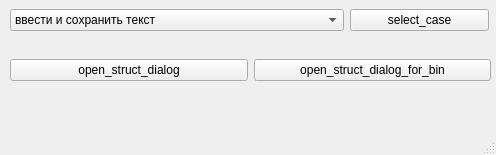
<?xml version="1.0" encoding="UTF-8"?>
<ui version="4.0">
 <class>MainWindow</class>
 <widget class="QMainWindow" name="MainWindow">
  <property name="geometry">
   <rect>
    <x>0</x>
    <y>0</y>
    <width>496</width>
    <height>155</height>
   </rect>
  </property>
  <property name="windowTitle">
   <string>MainWindow</string>
  </property>
  <widget class="QWidget" name="centralwidget">
   <widget class="QWidget" name="horizontalLayoutWidget">
    <property name="geometry">
     <rect>
      <x>10</x>
      <y>0</y>
      <width>479</width>
      <height>41</height>
     </rect>
    </property>
    <layout class="QHBoxLayout" name="horizontalLayout">
     <item>
      <widget class="QComboBox" name="comboBox">
       <item>
        <property name="text">
         <string>ввести и сохранить текст</string>
        </property>
       </item>
       <item>
        <property name="text">
         <string>вывести текст из txt файла на экран</string>
        </property>
       </item>
       <item>
        <property name="text">
         <string>ввести и сохранить массив</string>
        </property>
       </item>
       <item>
        <property name="text">
         <string>вывести массив из txt файла на экран</string>
        </property>
       </item>
       <item>
        <property name="text">
         <string>ввести данные в структуру и сохранить в txt файл</string>
        </property>
       </item>
       <item>
        <property name="text">
         <string>вывести данные из txt файла со структурой на экран</string>
        </property>
       </item>
       <item>
        <property name="text">
         <string>ввести данные в структуру и сохранить в bin файл</string>
        </property>
       </item>
       <item>
        <property name="text">
         <string>вывести данные из bin файла со структурой на экран</string>
        </property>
       </item>
       <item>
        <property name="text">
         <string>ввести предложения в txt файл</string>
        </property>
       </item>
       <item>
        <property name="text">
         <string>вывести предложения из txt файла на экран</string>
        </property>
       </item>
      </widget>
     </item>
     <item>
      <widget class="QPushButton" name="select_case">
       <property name="text">
        <string>select_case</string>
       </property>
      </widget>
     </item>
    </layout>
   </widget>
   <widget class="QWidget" name="horizontalLayoutWidget_2">
    <property name="geometry">
     <rect>
      <x>10</x>
      <y>50</y>
      <width>481</width>
      <height>41</height>
     </rect>
    </property>
    <layout class="QHBoxLayout" name="horizontalLayout_2">
     <item>
      <widget class="QPushButton" name="open_struct_dialog">
       <property name="text">
        <string>open_struct_dialog</string>
       </property>
      </widget>
     </item>
     <item>
      <widget class="QPushButton" name="open_struct_dialog_for_bin">
       <property name="text">
        <string>open_struct_dialog_for_bin</string>
       </property>
      </widget>
     </item>
    </layout>
   </widget>
  </widget>
  <widget class="QMenuBar" name="menubar">
   <property name="geometry">
    <rect>
     <x>0</x>
     <y>0</y>
     <width>496</width>
     <height>30</height>
    </rect>
   </property>
  </widget>
  <widget class="QStatusBar" name="statusbar"/>
 </widget>
 <resources/>
 <connections/>
</ui>
